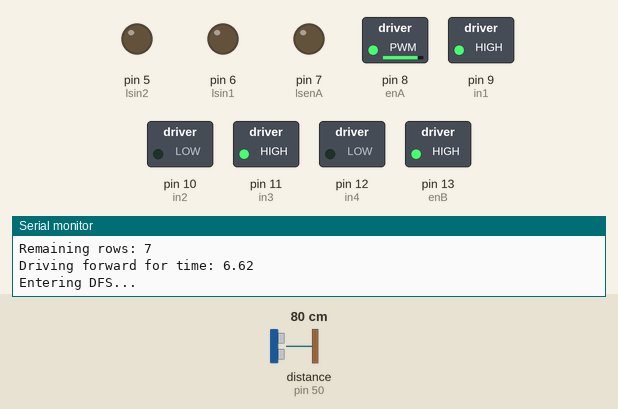
This program was run on a simulated Arduino Mega 2560, built with avr-gcc and run on an emulated ATmega2560. Shown: switched loads named in the program (green lamp = pin HIGH), output pins drawn as LEDs (lit = HIGH), the last lines printed to the serial monitor. Wiring (inferred from the names in the program): ultrasonic range finder: trigger pin 51; echo pin 50. The test bench sets the inputs (shaded band); at power-on: distance to the obstacle (sensor on pin 50) 80 cm. The echo pulse lasts 58.3 µs per cm; pins used as bus, display or sensor lines are not drawn.

Above: at 2.0 s.
2.1 s: distance to the obstacle (sensor on pin 50) set to 2 cm
At 7.2 s:
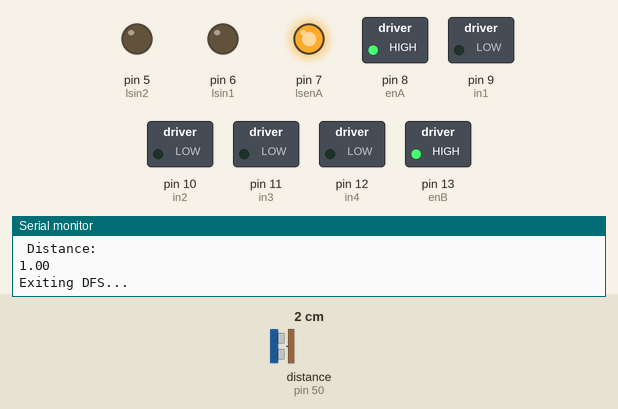
At 13.0 s:
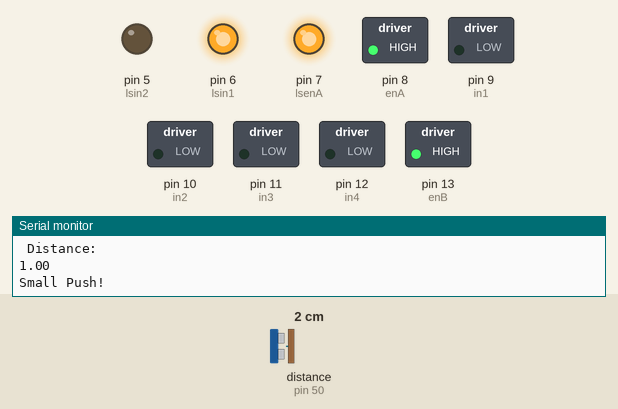
Timing chart, 0 to 24.0 s (numbered marks = the images above; inputs shaded):
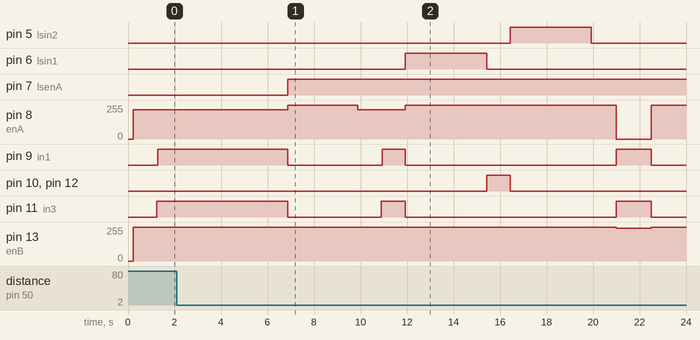

The program:

main.cpp
```cpp
#include <Arduino.h>
//#include <compass.h>
#include <config.h>
#include <ultrasonic.h>
#include <motor_control.h>
#include <wire.h>
#include <DFRobot_QMC5883.h>

//Robot speed is 23.37cm/s on carpet

//Create instance of Compass Class
//Compass compass;
//DFRobot_QMC5883 compass(&Wire, /*I2C addr*/QMC5883_ADDRESS);

//Create instances of the UltrasonicSensor class for each sensor
UltrasonicSensor frontSensor(frontTrigPin, frontEchoPin);
UltrasonicSensor leftSensor(leftTrigPin, leftEchoPin);
UltrasonicSensor rightSensor(rightTrigPin, rightEchoPin);
UltrasonicSensor backSensor(backTrigPin, backEchoPin);

//Create instance of the MotorControl class
MotorControl mtrctrl(enA, in1, in2, enB, in3, in4, lsenA, lsin1, lsin2);

//Create enumerator for robot states
enum RobotState { DRIVING, OBSTACLE_DETECTED };
//Set current (Initial) robot state to planning
RobotState currentState = DRIVING;

// Variables for measurements and navigation
float frontDistance; // Variable to store front distance measurement
float leftDistance; // Variable to store left distance measurement
bool obstacleDetected = false; // Flag to track obstacle presence
unsigned long startTime = 0; // Variable to store the start time of movement
float elapsedTime; // Variable to store the elapsed time during movement

const int NUM_READINGS = 5;
float readings[NUM_READINGS];
int index = 0;
int minDistance = 20;

void setup() {
    pinMode(LED_BUILTIN, OUTPUT);
    Serial.begin(9600);     //Initialize serial communication

    //Initialize robot components here
    frontSensor.initialize();  //Initialize the front-right sensor
    leftSensor.initialize();  //Initialize the front-left sensor
    rightSensor.initialize();  //Initialize the back-right sensor
    backSensor.initialize();  //Initialize the back-left sensor
    Serial.println("Initializing Ultrasonic Sensors");

    mtrctrl.initializeMotors(); //Initialize drive motors
    Serial.println("Initializing Drive Motors");

/*
    //compass.initializeCompass(); //Initialize compass
    compass.begin();
    compass.setRange(QMC5883_RANGE_2GA);
    Serial.print("compass range is:");
    Serial.println(compass.getRange());

    compass.setMeasurementMode(QMC5883_CONTINOUS);
    Serial.print("compass measurement mode is:");
    Serial.println(compass.getMeasurementMode());

    compass.setDataRate(QMC5883_DATARATE_50HZ);
    Serial.print("compass data rate is:");
    Serial.println(compass.getDataRate());

    compass.setSamples(QMC5883_SAMPLES_8);
    Serial.print("compass samples is:");
    Serial.println(compass.getSamples());
    float declinationAngle = (4.0 + (26.0 / 60.0)) / (180 / PI);
    compass.setDeclinationAngle(declinationAngle);
    sVector_t mag = compass.readRaw();
    compass.getHeadingDegrees();
    Serial.print("Initial Heading: Degress = ");
    Serial.println(mag.HeadingDegress);
*/
}

void obstacleCheck() {
    float sum = 0;
    float average = 0;

    // Collect readings
    readings[index] = frontSensor.readDistance();
    index = (index + 1) % NUM_READINGS;

    // Calculate sum of readings
    for (int i = 0; i < NUM_READINGS; i++) {
        sum += readings[i];
    }

    // Calculate average
    average = sum / NUM_READINGS;

    // Check if the average reading is within a valid range
    if (average <= minDistance) {
        Serial.println("Invalid or too close/far reading!");
        Serial.println(" Distance: ");
        Serial.println(average);
        return;
    }

    // Proceed if the average reading is within the valid range
    if (average <= obstacleThreshold) {
        Serial.println("Obstacle detected!");
        obstacleDetected = true;
        mtrctrl.fullStop();
    }
}

void driveForSeconds(float seconds) {
    Serial.print("Entering DFS...");

    startTime = millis();
    elapsedTime = 0;
    mtrctrl.moveForward(); // Start moving forward

    //Seconds variable here is the Drive Time
    while (elapsedTime < seconds * 1000) {
        obstacleCheck();
        if (obstacleDetected == true) {
            mtrctrl.fullStop();
            float currentDistance = frontSensor.readDistance();
            unsigned long stopTime = millis();

            Serial.println("Obstacle detected(dfs)!");
            Serial.println("Obstacle distance: ");
            Serial.print(currentDistance);

            // Wait for obstacle clearance
            while (currentDistance <= obstacleThreshold) {
                delay(1000); // Check every second
                currentDistance = frontSensor.readDistance();
            }

            // Update elapsed time considering the obstacle delay
            elapsedTime += millis() - stopTime;

            Serial.println("Resuming after obstacle. Remaining time: ");
            Serial.println((seconds * 1000 - elapsedTime) / 1000);

            mtrctrl.moveForward(); // Resume movement after obstacle delay
            startTime = millis();
        }
        elapsedTime = millis() - startTime;
    }
    mtrctrl.fullStop(); // Stop after the specified duration
    Serial.print("Exiting DFS...");
}

void plowDriveway() {

    // Preset distances for testing
    // Read distances here
    //frontDistance = frontSensor.readDistance();
    //leftDistance = leftSensor.readDistance();

    frontDistance = 121; // Preset front distance for testing
    leftDistance = 220; // Preset left distance for testing
    bool isLeftTurn = true;

    Serial.print("Initial Front Distance: ");
    Serial.println(frontDistance);
    Serial.print("Initial left Distance: ");
    Serial.println(leftDistance);

    int numRows = int(leftDistance / widthOfSnowplow); // Conversion truncates decimal part
    Serial.print("Initial Rows: ");
    Serial.println(numRows);

    obstacleCheck();

    //**** Logic for tracking rows****//
    for (int row = 0; row < numRows; ++row) {
        Serial.print("Remaining rows: ");
        Serial.println(numRows - row);

        // Calculate drive time based on front distance and robot speed
        float timeToDrive = frontDistance / sor;
        Serial.print("Driving forward for time: ");
        Serial.println(timeToDrive);
        driveForSeconds(timeToDrive); //sends drive time to the driveForSeconds function, which takes a float value in seconds

        delay(1000);

        obstacleCheck();
        Serial.println("Small Push!");
        mtrctrl.endOfRowPush();

        delay(1000);

        Serial.println("Checking for Obstacles before turn...");
        obstacleCheck();
        Serial.print("Path is Clear!");

        if (isLeftTurn) {
            Serial.println("Performing left turn...");
            mtrctrl.turnLeft();
            mtrctrl.fullStop();
            delay(1000);
        } else {
            Serial.println("Performing right turn...");
            mtrctrl.turnRight();
            mtrctrl.fullStop();
            delay(1000);
        }
        isLeftTurn = !isLeftTurn;

        // Check for obstacles after the turn
        delay(1000); // Give time for turn completion
        Serial.print("Checking for Obstacles after turn...");
        obstacleCheck();
        Serial.print("Path is Clear, begin next row!");
    }
}

void demoMode(){

    mtrctrl.fullStop();
    mtrctrl.moveForward();
    delay(2000); // 2s
    mtrctrl.fullStop();
    delay(1000); //1s
    mtrctrl.moveBackward();
    delay(2000);
    mtrctrl.fullStop();

    mtrctrl.plowUp();
    delay(2000);
    mtrctrl.fullStop();
    delay(1000);
    mtrctrl.plowDown();

    mtrctrl.fullStop();

    mtrctrl.demoTurning();

    mtrctrl.fullStop();
    mtrctrl.fullStop();

}

void loop() {
//*****Test Code*******

//*****************************************
    switch (currentState) {

        case DRIVING:
            Serial.println("Beginning DRIVING mode...");
            // Any initialization/setup before starting plowDriveway()

            currentState = DRIVING;
            startTime = millis(); // Start time after planning
            plowDriveway();

            Serial.println("Finished Plowing!");
            Serial.println("Awaiting User Intervention...");

            delay(100000000000); // Long delay for end of plowing
            break;

        case OBSTACLE_DETECTED:
            Serial.println("Obstacle Detected!");
            float currentDistance = frontSensor.readDistance();

            if (currentDistance > obstacleThreshold) {
                // Obstacle removed, resume previous state (DRIVING)
                currentState = DRIVING;
                Serial.println("Switching back to DRIVING mode");
            }
            break;
    }
}
```

compass.cpp
```cpp
#include "compass.h"
/*
//Constructor
Compass::Compass(uint8_t address) : deviceAddress(address){}


void Compass::initializeCompass(){
    Wire.begin();
    Wire.beginTransmission(deviceAddress);
    Wire.write(0x02); // select mode register
    Wire.write(0x00); // continuous measurement mode
    Wire.endTransmission();
}

void Compass::readCompass(int &x, int &y, int &z){
    Wire.beginTransmission(deviceAddress);
    Wire.write(0x03);
    Wire.endTransmission();

    Wire.requestFrom(deviceAddress, 6);
    if(6 <= Wire.available()){
      x = Wire.read() << 8; //X msb
      x |= Wire.read(); //X lsb
      y = Wire.read() << 8; //Y msb
      y |= Wire.read(); //Y lsb
      z = Wire.read() << 8; //Z msb
      z |= Wire.read(); //Z lsb
  }
}
*/
```

compass.h
```cpp
#ifndef COMPASS_H
#define COMPASS_H
#include <Arduino.h>
#include <Wire.h>
//#include <HMC5883L.h>
/*
class Compass{
    public:
        Compass(uint8_t address = 0x1E);

        //Compass Functions
        void initializeCompass();
        void readCompass(int &x, int &y, int &z);

    private:
        //Compass Variabless
        uint8_t deviceAddress;
};
*/
#endif
```

motor_control.cpp
```cpp
//motor_control.cpp
#include "motor_control.h"
#include <Arduino.h>

//Constructor
MotorControl::MotorControl(int enA, int in1, int in2, int enB, int in3, int in4, int lsenA, int lsin1, int lsin2) {
	//MTR A
    this->enA = enA;
    this->in1 = in1;
    this->in2 = in2;
	//MTR B
    this->enB = enB;
    this->in3 = in3;
    this->in4 = in4;
	//Leadscrew
	this->lsenA = lsenA;
	this->lsin1 = lsin1;
	this->lsin2 = lsin2;
}

void MotorControl::initializeMotors() {
    // Set all the motor control pins to outputs
	//MTR A
	pinMode(enA, OUTPUT);
	pinMode(in1, OUTPUT);
	pinMode(in2, OUTPUT);
	//MTR B
	pinMode(enB, OUTPUT);
	pinMode(in3, OUTPUT);
	pinMode(in4, OUTPUT);

	//Leadscrew
	pinMode(lsenA, OUTPUT);
	pinMode(lsin1, OUTPUT);
	pinMode(lsin2, OUTPUT);

	//Turn off motors - Initial state
	digitalWrite(in1, LOW);
	digitalWrite(in2, LOW);
	digitalWrite(in3, LOW);
	digitalWrite(in4, LOW);
}

void MotorControl::moveForward() {
    analogWrite(enA, 220); // LEFT Set PWM **Speed is 23.37cm/s
    analogWrite(enB, 255); // RIGHT Set PWM **Speed is 23.37cm/s
	delay(1000);
	digitalWrite(in3, HIGH);
	digitalWrite(in4, LOW);
	delay(50);
    digitalWrite(in1, HIGH);
	digitalWrite(in2, LOW);

}

void MotorControl::moveBackward() {
    analogWrite(enA, 255);
    analogWrite(enB, 255);

    digitalWrite(in1, LOW);
	digitalWrite(in2, HIGH);
	digitalWrite(in3, LOW);
	digitalWrite(in4, HIGH);
}

//2x 90DEG TURNS
void MotorControl::turnLeft() {
    analogWrite(enA, 0);
    analogWrite(enB, 245);

    digitalWrite(in1, HIGH);
	digitalWrite(in2, LOW);

	digitalWrite(in3, HIGH);
	digitalWrite(in4, LOW);
	delay(1500);

	fullStop();
	delay(2000);

	analogWrite(enA, 0);
    analogWrite(enB, 255);

	digitalWrite(in1, HIGH);
	digitalWrite(in2, LOW);

	digitalWrite(in3, HIGH);
	digitalWrite(in4, LOW);
	delay(1500);
}

void MotorControl::turnRight() {
    analogWrite(enA, 255);
    analogWrite(enB, 0);

    digitalWrite(in1, HIGH);
	digitalWrite(in2, LOW);

	digitalWrite(in3, HIGH);
	digitalWrite(in4, LOW);
	delay(1600);

	fullStop();
	delay(2000);

	analogWrite(enA, 255);
    analogWrite(enB, 0);

	digitalWrite(in1, HIGH);
	digitalWrite(in2, LOW);

	digitalWrite(in3, HIGH);
	digitalWrite(in4, LOW);
	delay(1450);

	fullStop();
	delay(1000);

}

void MotorControl::fullStop() {
    analogWrite(enA, 255);
    analogWrite(enB, 255);
	analogWrite(lsenA, 255); // Set PWM

    digitalWrite(in1, LOW);
	digitalWrite(in2, LOW);

	digitalWrite(in3, LOW);
	digitalWrite(in4, LOW);


	digitalWrite(lsin1, LOW);
	digitalWrite(lsin2, LOW);
}

void MotorControl::plowUp() {
	analogWrite(lsenA, 255); // Set PWM

	digitalWrite(lsin1, HIGH); //+++
	digitalWrite(lsin2, LOW); //---
}

void MotorControl::plowDown() {
	analogWrite(lsenA, 255); // Set PWM

	digitalWrite(lsin1, LOW); //+++
	digitalWrite(lsin2, HIGH); //---
}

void MotorControl::endOfRowPush() {
	//Stop
	fullStop();
	delay(2000);

	//Move forward 1s then stop
	moveForward();
	delay(1000);
	fullStop();

	//Raise plow and stop
	plowUp();
	delay(3500);
	fullStop();

	//Move backward 2s then stop
	moveBackward();
	delay(1000);
	fullStop();

	//lower plow and stop
	plowDown();
	delay(3500);
	fullStop();
	fullStop();
	fullStop();
}

void MotorControl::demoTurning(){
	analogWrite(enA, 215); // Set PWM **Speed is 23.37cm/s
    analogWrite(enB, 255); // Set PWM **Speed is 23.37cm/s

    digitalWrite(in1, LOW);
	digitalWrite(in2, HIGH);
	digitalWrite(in3, HIGH);
	digitalWrite(in4, LOW);

	delay(1500);

	digitalWrite(in1, HIGH);
	digitalWrite(in2, LOW);
	digitalWrite(in3, LOW);
	digitalWrite(in4, HIGH);

	delay(1500);

	fullStop();
	fullStop();
}
```

motor_control.h
```cpp
// motor_control.h
#ifndef MOTOR_CONTROL_H
#define MOTOR_CONTROL_H

class MotorControl {
public:
    MotorControl(int enA, int in1, int in2,
                 int enB, int in3, int in4,
                 int lsenA, int lsin1, int lsin2);

    // Stop Function
    void fullStop();

    //Raises and lowers the plow after each row
    void endOfRowPush();

    // Demonstrates turning ability
    void demoTurning();

    // Drive Motor Functions
    void initializeMotors();
    void moveForward();
    void moveBackward();
    void turnLeft();
    void turnRight();

    // Leadscrew Functions
    void plowUp();
    void plowDown();

private:
    // Pins for Motor A, B and Leadscrew
    // Drive Motor A
    int enA; //PWM
    int in1; //+++
    int in2; //---
    // Drive Motor B
    int enB; //PWM
    int in3; //+++
    int in4; //---

    // Leadscrew
    int lsenA; //PWM
    int lsin1; //+++
    int lsin2; //---
};
#endif
```

ultrasonic.cpp
```cpp
// sensors.cpp
#include "ultrasonic.h"
#include <Arduino.h>

//Constructor
UltrasonicSensor::UltrasonicSensor(int trigPin, int echoPin) {
    this->trigPin = trigPin;
    this->echoPin = echoPin;
}

void UltrasonicSensor::initialize() {
    // Initialize sensor pins
    pinMode(trigPin, OUTPUT);
    pinMode(echoPin, INPUT);
}

float UltrasonicSensor::readDistance() {
    // Trigger the ultrasonic sensor by sending a 10us pulse on the trigger pin
    digitalWrite(trigPin, LOW);
    delayMicroseconds(20);
    digitalWrite(trigPin, HIGH);
    delayMicroseconds(20);
    digitalWrite(trigPin, LOW);

    // Read the echo pulse duration in microseconds
    long duration = pulseIn(echoPin, HIGH);

    // Calculate the distance in centimeters
    // Speed of sound is 343 m/s or 34,300 cm/s
    long distance = (duration * 0.034 / 2);
    delayMicroseconds(30);
    return distance;
}
```

ultrasonic.h
```cpp
// sensors.h
#ifndef ULTRASONIC_H
#define ULTRASONIC_H
#include <Arduino.h>

class UltrasonicSensor{
    public:
        UltrasonicSensor(int trigPin, int echoPin);

        //Ultrasonic Functions
        void initialize();
        float readDistance();

    private:
        //Ultrasonic Pins
        int trigPin;
        int echoPin;
};
#endif
```

config.h
```cpp
// config.h
#ifndef CONFIG_H
#define CONFIG_H

// Define other pins, constants, and settings here

// Width of the snowplow in centimeters (1 foot = 30.48 cm)
const float widthOfSnowplow = 30.00;

// Obstacle distance threshold in centimeters
const float obstacleThreshold = 20;

//Speed of Robot (SoR)
const float sor = 18.288; //23.37

// Define the pins for the four ultrasonic sensors
const int frontTrigPin = 51;  // Front sensor Trig pin BLACK
const int frontEchoPin = 50;  // Front sensor Echo pin BLACK
const int leftTrigPin = 25;  // Left sensor Trig pin PINK
const int leftEchoPin = 24;  // Left sensor Echo pin PINK
const int rightTrigPin = 52;  // Right sensor Trig pin GREEN
const int rightEchoPin = 53;  // Right sensor Echo pin GREEN
const int backTrigPin = 23;  // Back sensor Trig pin PURPLE
const int backEchoPin = 22;  // Back sensor Echo pin PURPLE

// Drive Motor A
const int enA = 8; //PWM 20
const int in1 = 9; //+++ 19
const int in2 = 10; //--- 18

// Drive Motor B
const int enB = 13; //PWM 4
const int in3 = 11; //+++2
const int in4 = 12; //---3

// Leadscrew
const int lsenA = 7; //PWM
const int lsin1 = 6; //+++
const int lsin2 = 5; //---

#endif
```
